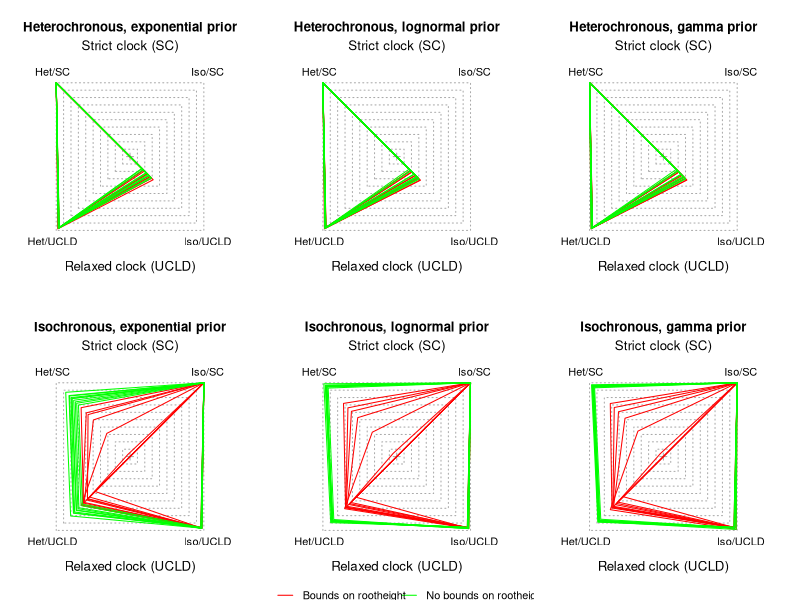

This figure's R source:
library(RColorBrewer)
pal <- brewer.pal(10, "Set3")

setwd("~/PhD/prior_sensitivity/constant_coalescent/")

#mle_calculations <- read.table("~/Documents/Work/Pasteur/BETS/figures/BETS_empirical.csv", head = T, sep = ",")
mle_exp <- read.csv("exponential_marginal_likelihoods_sim_constant_coalescent.csv", row.names = 1, sep = ",")
mle_exp <- mle_exp[, c("SC_het", "SC_iso", "UCLD_iso", "UCLD_het")]
mle_log <- read.csv("lognormal_marginal_likelihoods_sim_constant_coalescent.csv", row.names = 1, sep = ",")
mle_log <- mle_log[, c("SC_het", "SC_iso", "UCLD_iso", "UCLD_het")]
mle_gamma <- read.csv("gamma_marginal_likelihoods_sim_constant_coalescent.csv", row.names = 1, sep = ",")
mle_gamma <- mle_gamma[, c("SC_het", "SC_iso", "UCLD_iso", "UCLD_het")]

rescale_mles <- function(mle_values){
  for(i in 1:dim(mle_values)[1]){
    mle_values[i,] <- mle_values[i,] - max(mle_values[i,])
  }
  mle_values <- 10 + mle_values / 10
  mle_values[mle_values < 0] <- 0
  return(mle_values)
}

#plot_polygon <- function(mle_values, pal){
#  polygon(c(-mle_values[1], mle_values[2], mle_values[4], -mle_values[3]), 
#            c(mle_values[1], mle_values[2], -mle_values[4], -mle_values[3]), border = pal)
#  points(c(-mle_values[1], mle_values[2], mle_values[4], -mle_values[3]), 
#         c(mle_values[1], mle_values[2], -mle_values[4], -mle_values[3]), col = pal, cex=1)
#}
 
plot_polygon <- function(mle_values, pal, index){
  polygon(c(-mle_values$SC_het[index],mle_values$SC_iso[index],mle_values$UCLD_iso[index],-mle_values$UCLD_het[index]),
          c(mle_values$SC_het[index],mle_values$SC_iso[index],-mle_values$UCLD_iso[index],-mle_values$UCLD_het[index]), border = pal)
  #points(, col = pal, cex=1)
}

draw_plot <- function(mle_values, set, prior, colours = c("red", "green"), main = "main title"){
  par(mar = c(3, 2, 4, 2.5), pty="s")
  plot(0, 0, ylim = c(-13, 13), xlim = c(-13, 13), type = "n", bty = "n", 
       yaxt = "n", xaxt = "n", ylab = "", xlab = "", main = main)
  mtext("Strict clock (SC)", side = 3, las = 1, cex = 0.8)
  mtext("Relaxed clock (UCLD)", side = 1, las = 1, cex = 0.8)
  #mtext("Heterochronous", side = 2, las = 1, cex = 0.8)
  #mtext("Isochronous", side = 4, las = 1, cex = 0.8)
  
  for(i in seq(from = 10, to = 1, by = -1)){
    polygon(c(-i, -i, i, i), c(-i, i, i, -i), border = "darkgrey", lty = 3, col = "white")
  }
  points(0, 0, pch = 3, col = "darkgrey")
  text(c(-10.5, 10.5, 10.5, -10.5), 
       c(11.5, 11.5, -11.5, -11.5), labels = c("Het/SC","Iso/SC","Iso/UCLD","Het/UCLD"))
  
  for (index in 1:10) {
    plot_polygon(mle_values, pal = colours[1], index)
  }
  for (index in 11:20){
    plot_polygon(mle_values, pal = colours[2], index)    
  }
}

for (set in c(1,3)) {
  
}



sets <- c("Heterochronous with Bounds", "Heterchronous without Bounds", "Ultrametric with Bounds", "Ultrametric without Bounds")

priors <- c("Exponential", "Gamma", "Lognormal")

for (prior in priors) {
  
}

#pdf("het_bounds_sims.pdf",width=6,height=8)
#par(mfrow = (c(3,1))) 

set <- c(1,3)

exp_mles1 <- mle_exp[grep("hetero", rownames(mle_exp)),]
exp_mles1 <- rescale_mles(exp_mles1)

logn_mles1 <- mle_log[grep("hetero", rownames(mle_log)),]
logn_mles1 <- rescale_mles(logn_mles1)

gamma_mles1 <- mle_gamma[grep("hetero", rownames(mle_gamma)),]
gamma_mles1 <- rescale_mles(gamma_mles1)

exp_mles3 <- mle_exp[grep("ultra", rownames(mle_exp)),]
exp_mles3 <- rescale_mles(exp_mles3)

logn_mles3 <- mle_log[grep("ultra", rownames(mle_log)),]
logn_mles3 <- rescale_mles(logn_mles3)

gamma_mles3 <- mle_gamma[grep("ultra", rownames(mle_gamma)),]
gamma_mles3 <- rescale_mles(gamma_mles3)


pdf("coalescent_constant_sims.pdf",width=9,height=7)
par(mfrow = (c(2,3))) 
draw_plot(exp_mles1,set[1],priors[1], main = "Heterochronous, exponential prior")
draw_plot(logn_mles1,set[1],priors[3], main = "Heterochronous, lognormal prior")
draw_plot(gamma_mles1,set[1],priors[2], main = "Heterochronous, gamma prior")
draw_plot(exp_mles3,set[2],priors[1], main = "Isochronous, exponential prior")
draw_plot(logn_mles3,set[2],priors[3], main = "Isochronous, lognormal prior")
legend(-16.5,-17, legend=c("Bounds on rootheight","No bounds on rootheight"), col=c("red", "green"),
       pch=c(1,1),lty=1,xpd=TRUE,cex=1,pt.cex=0, horiz = TRUE,bty = "n",text.width=c(13,8),seg.len=1.5)
draw_plot(gamma_mles3,set[2],priors[2], main = "Isochronous, gamma prior")
dev.off()


#pdf("iso_sims.pdf",width=9,height=4.5)
#par(mfrow = c(1,3))
#draw_plot(exp_mles,set,priors[1], main = "Isochronous, exponential prior")
#draw_plot(logn_mles,set,priors[3], main = "Isochronous, lognormal prior")
#legend(-16.5,-17, legend=c("Bounds on rootheight","No bounds on rootheight"), col=c("purple", "orange"),
#       pch=c(1,1),lty=1,xpd=TRUE,cex=1,pt.cex=0, horiz = TRUE,bty = "n",text.width=c(13,8),seg.len=1.5)
#draw_plot(gamma_mles,set,priors[2], main = "Isochronous, gamma prior")
#dev.off()

